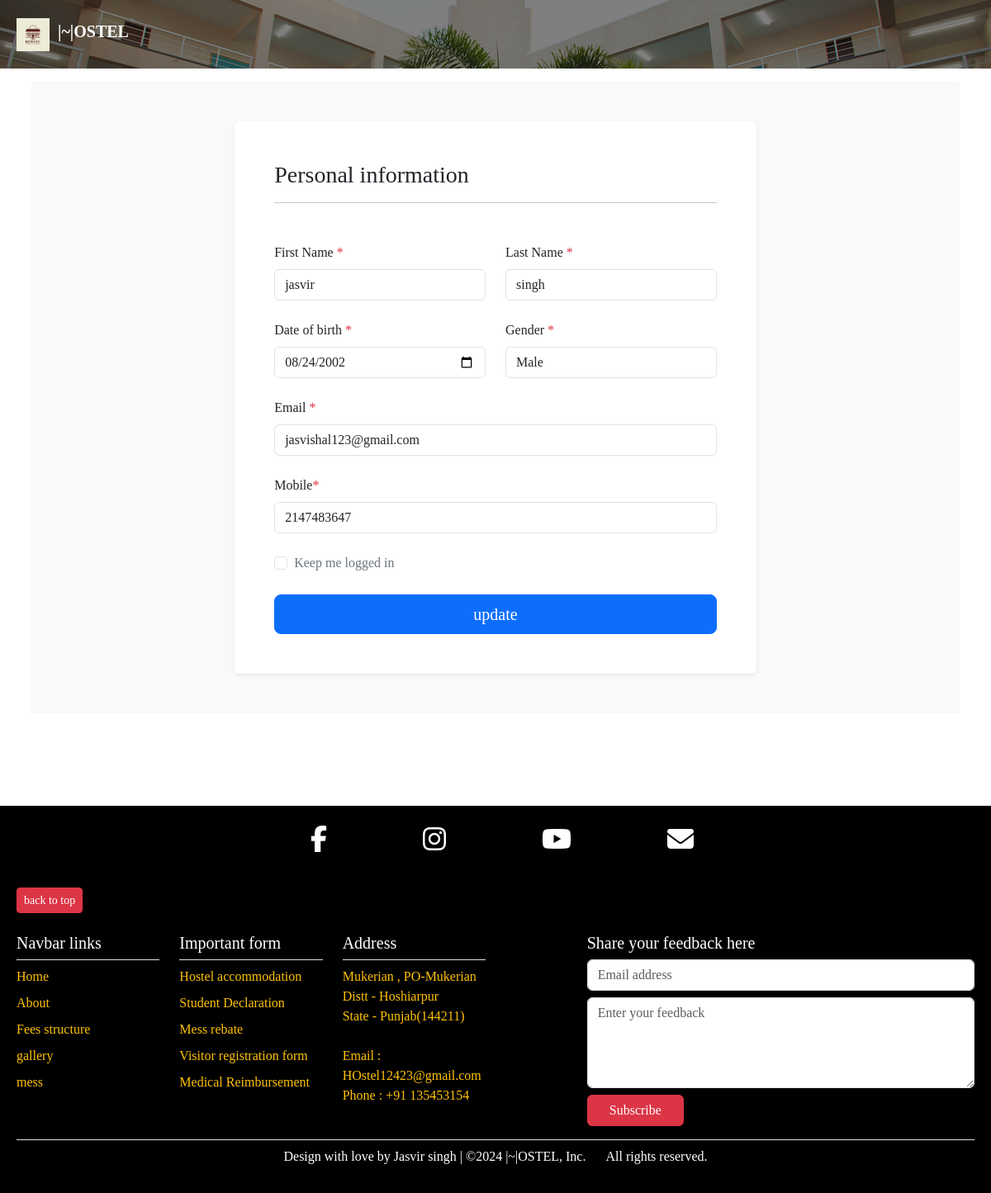
Page /my-profile.php (signed in) on the committed database.
### tables this page shows
CREATE TABLE `student_profile` (
  `id` int(11) NOT NULL,
  `first_name` text NOT NULL,
  `last_name` text NOT NULL,
  `dob` varchar(50) NOT NULL,
  `gender` text NOT NULL,
  `mobile` int(11) NOT NULL,
  `email` varchar(255) NOT NULL,
  `password` varchar(8) NOT NULL
);

### my-profile.php (the view, shortened to what this page needs)
<!DOCTYPE html>
<html lang="en">
<head>
    <link rel="stylesheet" href="bootstrap-5.3.2-dist/css/bootstrap.min.css">
    <link rel="stylesheet" href="style.css">
</head>
<body>
<nav class="navbar d-md-flex justify-content-between align-items-center image" id="top">
  <div class="logo d-md-flex align-item-center my-md-0 my-3 mx-md-0 mx-auto">
    <img src="hostel-image/logo.jpg" alt="">
    <h5><b>|~|OSTEL</b></h5>
  </div>
</nav>
<div class="container-fluid mb-5 p-2">
<div class="d-flex flex-md-row flex-column justify-content-center gap-3 align-items-center">
<div class="container mb-5 p-2">
<div class="bg-light py-3 py-md-5">
  <div class="container">
    <div class="row justify-content-md-center">
      <div class="col-12 col-md-11 col-lg-8 col-xl-7 col-xxl-6">
        <div class="bg-white p-4 p-md-5 rounded shadow-sm">
          <div class="row">
            <div class="col-12">
              <div class="mb-5">
                <h3>Personal information</h3>
                <hr>
              </div>
            </div>
          </div>
          <?php
          include "connection.php";
          $sql = "SELECT * from `student_profile` where email = '{$_SESSION['mail']}'";
          $quer = mysqli_query($conn,$sql);
          $num = mysqli_num_rows($quer);
          if($num > 0){
            while($row = mysqli_fetch_assoc($quer)){
          ?>
          <form action="" method="post">
            <div class="row gy-3 gy-md-4 overflow-hidden">
                <div class="col-md-6">
                <label for="email" class="form-label">First Name <span class="text-danger">*</span></label>
                <input type="text" class="form-control" name="fname" placeholder="first name" value="<?php echo $row['first_name']; ?>" >
                </div>
                <div class="col-md-6">
                <label for="email" class="form-label">Last Name <span class="text-danger">*</span></label>
                <input type="text" class="form-control" name="lname" placeholder="last name" value="<?php echo $row['last_name']; ?>"  required>
                </div>
                <div class="col-md-6">
                <label for="email" class="form-label">Date of birth <span class="text-danger">*</span></label>
                <input type="date" class="form-control" name="dob" placeholder="" value="<?php echo $row['dob']; ?>"  required>
                </div>
                <div class="col-md-6">
                <label for="email" class="form-label">Gender <span class="text-danger">*</span></label>
                <select name="gender" id="gender" class="form-control">
                    <option><?php echo $row['gender']; ?></option>
                </select>
                </div>
              <div class="col-12">
                <label for="email" class="form-label">Email <span class="text-danger">*</span></label>
                <input type="email" class="form-control" name="email" id="email" value="<?php echo $row['email']; ?>"  placeholder="name@example.com" required>
              </div>
              <div class="col-12">
              <label for="email" class="form-label">Mobile<span class="text-danger">*</span></label>
                <input type="number" class="form-control" name="mobile" placeholder="Mobile" value="<?php echo $row['mobile']; ?>"  required>
              </div>
              <div class="col-12">
                <div class="form-check">
                  <input class="form-check-input" type="checkbox" value="" name="remember_me" id="remember_me">
                  <label class="form-check-label text-secondary" for="remember_me">
                    Keep me logged in
                  </label>
                </div>
              </div>
              <div class="col-12">
                <div class="d-grid">
                  <input class="btn btn-lg btn-primary" type="submit" name="update" value='update'/>
                </div>
              </div>
            </div>
          </form>
          <?php
            }
        }
          ?>
            </div>
          </div>
        </div>
      </div>
    </div>
  </div>
</div>
</div>
<div class="container-fluid bg-black text-white">
  <footer class="p-2">
    <div class="d-flex justify-content-center mb-4">
    <ul class="list-unstyled d-flex w-50 justify-content-around my-3">
      <li class="ms-3"><a class="link-body-emphasis" href="#""><i class="fa fa-2x fa-facebook text-white"></i></a></li>
      <li class="ms-3"><a class="link-body-emphasis" href="#"><i class="fa fa-2x fa-instagram text-white"></i></a></li>
      <li class="ms-3"><a class="link-body-emphasis" href="#"><i class="fa fa-2x fa-youtube text-white"></i></a></li>
      <li class="ms-3"><a class="link-body-emphasis" href="#"><i class="fa fa-2x fa-envelope text-white"></i></a></li>
    </ul>
    </div>
    <a href="#top"><button class="btn btn-sm btn-danger mb-4">back to top</button></a>
    <div class="row">
      <div class="col-6 col-md-2 mb-3">
        <h5 class="border-bottom pb-2">Navbar links</h5>
        <ul class="nav flex-column">
          <li class="nav-item mb-2"><a href="index.php" class="nav-link p-0 text-warning">Home</a></li>
          <li class="nav-item mb-2"><a href="about.php" class="nav-link p-0 text-warning">About</a></li>
          <li class="nav-item mb-2"><a href="Fees structure.php" class="nav-link p-0 text-warning">Fees structure</a></li>
          <li class="nav-item mb-2"><a href="gallery.php" class="nav-link p-0 text-warning">gallery</a></li>
          <li class="nav-item mb-2"><a href="mess.php" class="nav-link p-0 text-warning">mess</a></li>
        </ul>
      </div>
      <div class="col-6 col-md-2 mb-3">
        <h5 class="border-bottom pb-2">Important form</h5>
        <ul class="nav flex-column">
          <li class="nav-item mb-2"><a href="#" class="nav-link p-0 text-warning">Hostel accommodation</a></li>
          <li class="nav-item mb-2"><a href="#" class="nav-link p-0 text-warning">Student Declaration</a></li>
          <li class="nav-item mb-2"><a href="#" class="nav-link p-0 text-warning">Mess rebate </a></li>
          <li class="nav-item mb-2"><a href="#" class="nav-link p-0 text-warning">Visitor registration form</a></li>
          <li class="nav-item mb-2"><a href="#" class="nav-link p-0 text-warning">Medical Reimbursement</a></li>
        </ul>
      </div>
      <div class="col-6 col-md-2 mb-3">
        <h5 class="border-bottom pb-2">Address</h5>
        <ul class="nav flex-column">
          <li class="nav-item mb-2"><span class="nav-link p-0 text-warning">
            Mukerian , PO-Mukerian <br> Distt - Hoshiarpur <br>
          State - Punjab(144211)
        <br>
      <br> Email : HOstel12423@gmail.com
    <br>Phone : +91 135453154</span></li>
        </ul>
      </div>
      <div class="col-md-5 offset-md-1 mb-3">
        <form>
          <h5>Share your feedback here</h5>
          <div class="d-flex flex-column w-100 gap-2">
            <input id="newsletter1" type="text" class="form-control" placeholder="Email address" fdprocessedid="aohms7">
            <textarea name="text" id="" cols="30" rows="4" class="form-control" placeholder="Enter your feedback"></textarea>
            <button class="btn btn-danger w-25" type="button" fdprocessedid="6y69j">Subscribe</button>
          </div>
        </form>
      </div>
    </div>
    <div class="border-top">
      <p class="text-center p-2">Design with love by Jasvir singh | ©2024 |~|OSTEL, Inc. &nbsp;&nbsp;&nbsp;&nbsp;&nbsp;All rights reserved.</p>
    </div>
  </footer>
</div>
</body>
</html>

### style.css (style rules this page uses)
body { font-family: Georgia, 'Times New Roman', Times, serif; }
.navbar { padding: 20px; color: #fff; }
.logo { display: flex; align-items: center; }
.logo img { width: 40px; height: 40px; margin-right: 10px; }
.image { background: rgba(0,0,0,0.5) url("hostel-image/JGI-hostel.jpg"); background-size: cover; background-position: top; background-blend-mode: darken; }
.fa-2x { background: linear-gradient(orange 0 0) no-repeat calc(200% - var(--p,0%)) 100% / 200% var(--p,.08em); transition: .2s var(--t,0s), background-position .3s calc(.3s - var(--t,0s)); }

### rows in the picture
student_profile: fname "jasvir", lname "singh", dob "08/24/2002", gender "Male", email "jasvishal123@gmail.com", mobile "2147483647"
